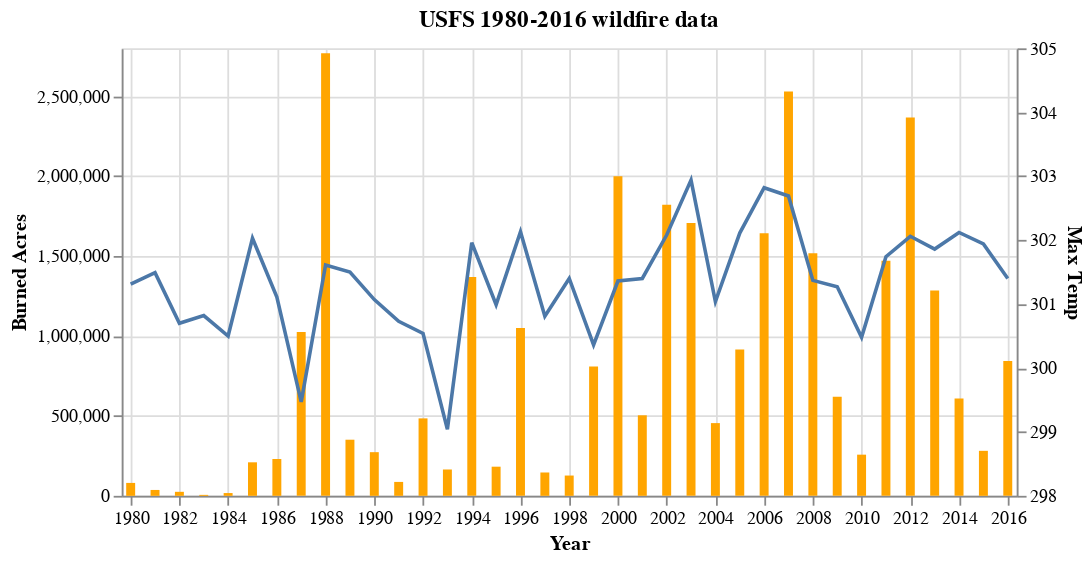

Notebook source saved alongside this figure:
### Code cell
import altair as alt
chart = alt.Chart(annual_df.reset_index(),title='USFS 1980-2016 wildfire data',width=500, height=250)

base = chart.encode(alt.X('YEAR',scale=alt.Scale(zero=False,domain=(1980, 2016)),axis=alt.Axis(format='.0f',title='Year')),tooltip=['total_acre', 'Max Temp'])

bar=base.mark_bar(color='orange').encode(alt.Y('total_acre:Q',axis=alt.Axis(title='Burned Acres')))

line =  base.mark_line().encode(
    alt.Y('Max Temp:Q',scale=alt.Scale(domain=(298, 305))))

layer1=alt.layer(
    bar,
    line
).resolve_scale(
    y='independent'
)#.configure_axis(grid=False)
layer1

### Figure 1 — Vega-Lite specification as saved in the notebook (floating-point values rounded to 4 significant figures)
{"$schema": "https://vega.github.io/schema/vega-lite/v2.6.0.json", "config": {"view": {"height": 300, "width": 400}}, "datasets": {"data-90b028aa721197f1785b62443f5450a8": [{"Max Temp": 301.3, "Mean Precip": 1.251, "Mean Temp": 290.8, "YEAR": 1980, "event_count": 10, "season_length": 235, "total_acre": 80857}, {"Max Temp": 301.5, "Mean Precip": 1.26, "Mean Temp": 291.5, "YEAR": 1981, "event_count": 15, "season_length": 122, "total_acre": 36753}, {"Max Temp": 300.7, "Mean Precip": 1.446, "Mean Temp": 289.8, "YEAR": 1982, "event_count": 4, "season_length": 99, "total_acre": 25154}, {"Max Temp": 300.8, "Mean Precip": 1.72, "Mean Temp": 290.2, "YEAR": 1983, "event_count": 2, "season_length": 55, "total_acre": 5992}, {"Max Temp": 300.5, "Mean Precip": 1.166, "Mean Temp": 289.9, "YEAR": 1984, "event_count": 7, "season_length": 210, "total_acre": 17385}, {"Max Temp": 302.0, "Mean Precip": 0.9557, "Mean Temp": 289.7, "YEAR": 1985, "event_count": 18, "season_length": 111, "total_acre": 209735}, {"Max Temp": 301.1, "Mean Precip": 0.9929, "Mean Temp": 291.0, "YEAR": 1986, "event_count": 45, "season_length": 212, "total_acre": 230487}, {"Max Temp": 299.5, "Mean Precip": 0.8969, "Mean Temp": 290.9, "YEAR": 1987, "event_count": 108, "season_length": 173, "total_acre": 1025011}, {"Max Temp": 301.6, "Mean Precip": 0.772, "Mean Temp": 291.0, "YEAR": 1988, "event_count": 109, "season_length": 252, "total_acre": 2770000.0}, {"Max Temp": 301.5, "Mean Precip": 0.7157, "Mean Temp": 290.7, "YEAR": 1989, "event_count": 65, "season_length": 224, "total_acre": 351100.0}, {"Max Temp": 301.1, "Mean Precip": 0.8283, "Mean Temp": 290.9, "YEAR": 1990, "event_count": 38, "season_length": 257, "total_acre": 273200.0}, {"Max Temp": 300.7, "Mean Precip": 0.9159, "Mean Temp": 290.6, "YEAR": 1991, "event_count": 29, "season_length": 208, "total_acre": 87064}, {"Max Temp": 300.5, "Mean Precip": 0.95, "Mean Temp": 291.4, "YEAR": 1992, "event_count": 50, "season_length": 272, "total_acre": 484600.0}, {"Max Temp": 299.0, "Mean Precip": 1.085, "Mean Temp": 290.3, "YEAR": 1993, "event_count": 23, "season_length": 197, "total_acre": 164824}, {"Max Temp": 302.0, "Mean Precip": 0.8769, "Mean Temp": 291.3, "YEAR": 1994, "event_count": 133, "season_length": 215, "total_acre": 1369000.0}, {"Max Temp": 301.0, "Mean Precip": 1.058, "Mean Temp": 291.2, "YEAR": 1995, "event_count": 35, "season_length": 252, "total_acre": 182363}, {"Max Temp": 302.1, "Mean Precip": 1.016, "Mean Temp": 291.2, "YEAR": 1996, "event_count": 92, "season_length": 264, "total_acre": 1050000.0}, {"Max Temp": 300.8, "Mean Precip": 0.9581, "Mean Temp": 290.9, "YEAR": 1997, "event_count": 13, "season_length": 197, "total_acre": 146080}, {"Max Temp": 301.4, "Mean Precip": 1.383, "Mean Temp": 290.7, "YEAR": 1998, "event_count": 35, "season_length": 131, "total_acre": 127000.0}, {"Max Temp": 300.4, "Mean Precip": 0.9015, "Mean Temp": 291.1, "YEAR": 1999, "event_count": 66, "season_length": 273, "total_acre": 808468}, {"Max Temp": 301.4, "Mean Precip": 0.9252, "Mean Temp": 291.1, "YEAR": 2000, "event_count": 144, "season_length": 255, "total_acre": 1999000.0}, {"Max Temp": 301.4, "Mean Precip": 0.8883, "Mean Temp": 291.4, "YEAR": 2001, "event_count": 67, "season_length": 342, "total_acre": 503900.0}, {"Max Temp": 302.1, "Mean Precip": 0.7173, "Mean Temp": 291.0, "YEAR": 2002, "event_count": 98, "season_length": 278, "total_acre": 1822000.0}, {"Max Temp": 302.9, "Mean Precip": 0.8578, "Mean Temp": 291.7, "YEAR": 2003, "event_count": 146, "season_length": 220, "total_acre": 1707000.0}, {"Max Temp": 301.0, "Mean Precip": 0.9235, "Mean Temp": 291.2, "YEAR": 2004, "event_count": 45, "season_length": 214, "total_acre": 455000.0}, {"Max Temp": 302.1, "Mean Precip": 1.114, "Mean Temp": 291.3, "YEAR": 2005, "event_count": 84, "season_length": 253, "total_acre": 916100.0}, {"Max Temp": 302.8, "Mean Precip": 0.9978, "Mean Temp": 291.4, "YEAR": 2006, "event_count": 140, "season_length": 309, "total_acre": 1643000.0}, {"Max Temp": 302.7, "Mean Precip": 0.6935, "Mean Temp": 291.4, "YEAR": 2007, "event_count": 134, "season_length": 365, "total_acre": 2530000.0}, {"Max Temp": 301.4, "Mean Precip": 0.6829, "Mean Temp": 290.8, "YEAR": 2008, "event_count": 124, "season_length": 306, "total_acre": 1518000.0}, {"Max Temp": 301.3, "Mean Precip": 0.6806, "Mean Temp": 290.9, "YEAR": 2009, "event_count": 85, "season_length": 283, "total_acre": 620600.0}, {"Max Temp": 300.5, "Mean Precip": 1.065, "Mean Temp": 290.8, "YEAR": 2010, "event_count": 51, "season_length": 365, "total_acre": 257600.0}, {"Max Temp": 301.7, "Mean Precip": 0.8372, "Mean Temp": 290.6, "YEAR": 2011, "event_count": 92, "season_length": 279, "total_acre": 1471000.0}, {"Max Temp": 302.1, "Mean Precip": 0.7844, "Mean Temp": 291.9, "YEAR": 2012, "event_count": 127, "season_length": 197, "total_acre": 2368000.0}, {"Max Temp": 301.9, "Mean Precip": 0.5922, "Mean Temp": 291.1, "YEAR": 2013, "event_count": 69, "season_length": 289, "total_acre": 1285000.0}, {"Max Temp": 302.1, "Mean Precip": 0.8441, "Mean Temp": 292.1, "YEAR": 2014, "event_count": 57, "season_length": 323, "total_acre": 609400.0}, {"Max Temp": 301.9, "Mean Precip": 0.8126, "Mean Temp": 292.5, "YEAR": 2015, "event_count": 123, "season_length": 275, "total_acre": 281600.0}, {"Max Temp": 301.4, "Mean Precip": 0.988, "Mean Temp": 292.0, "YEAR": 2016, "event_count": 64, "season_length": 297, "total_acre": 843000.0}]}, "layer": [{"data": {"name": "data-90b028aa721197f1785b62443f5450a8"}, "encoding": {"tooltip": [{"field": "total_acre", "type": "quantitative"}, {"field": "Max Temp", "type": "quantitative"}], "x": {"axis": {"format": ".0f", "title": "Year"}, "field": "YEAR", "scale": {"domain": [1980, 2016], "zero": false}, "type": "quantitative"}, "y": {"axis": {"title": "Burned Acres"}, "field": "total_acre", "type": "quantitative"}}, "height": 250, "mark": {"color": "orange", "type": "bar"}, "title": "USFS 1980-2016 wildfire data", "width": 500}, {"data": {"name": "data-90b028aa721197f1785b62443f5450a8"}, "encoding": {"tooltip": [{"field": "total_acre", "type": "quantitative"}, {"field": "Max Temp", "type": "quantitative"}], "x": {"axis": {"format": ".0f", "title": "Year"}, "field": "YEAR", "scale": {"domain": [1980, 2016], "zero": false}, "type": "quantitative"}, "y": {"field": "Max Temp", "scale": {"domain": [298, 305]}, "type": "quantitative"}}, "height": 250, "mark": "line", "title": "USFS 1980-2016 wildfire data", "width": 500}], "resolve": {"scale": {"x": "shared", "y": "independent"}}}
